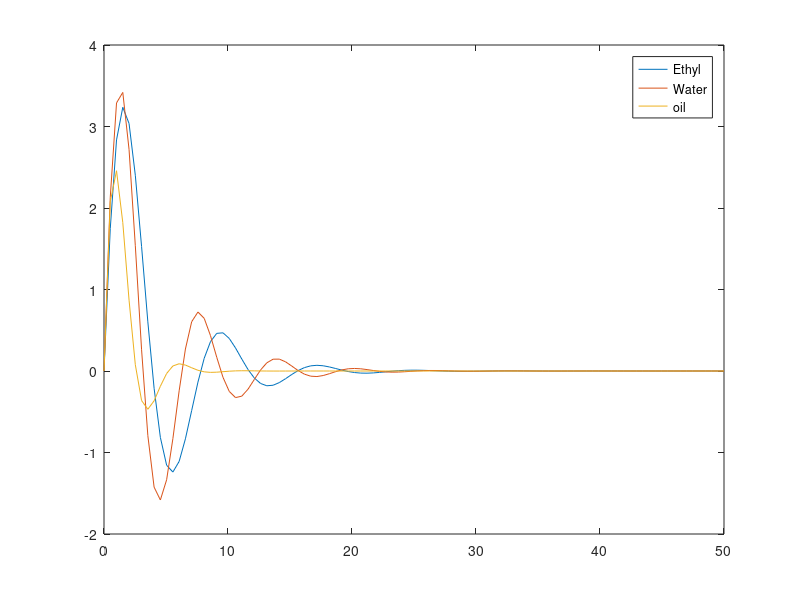

MATLAB code for this plot:
%3.1.9
F = input('enter F:');
x = linspace(0,50,100)

%Ethyl
a = .246
b = .806
y_1 = F*exp(-a*x).*sin(b*x)

%Water
a = .250
b = 1
y_2 = F*exp(-a*x).*sin(b*x)

%Oil
a = .643
b = 1.213
y_3 = F*exp(-a*x).*sin(b*x)

plot(x, y_1)
hold on
plot(x, y_2)
plot(x, y_3)
hold off
legend('Ethyl','Water','oil')